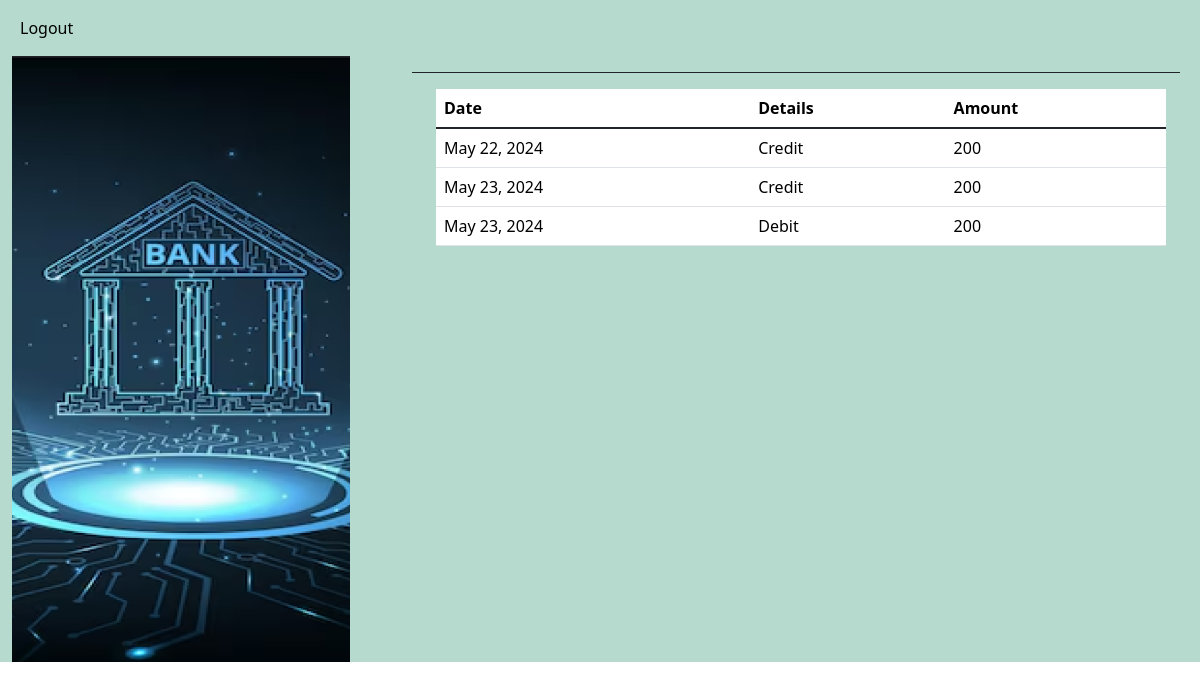
The page /all_history/3 on the database as committed earlier.
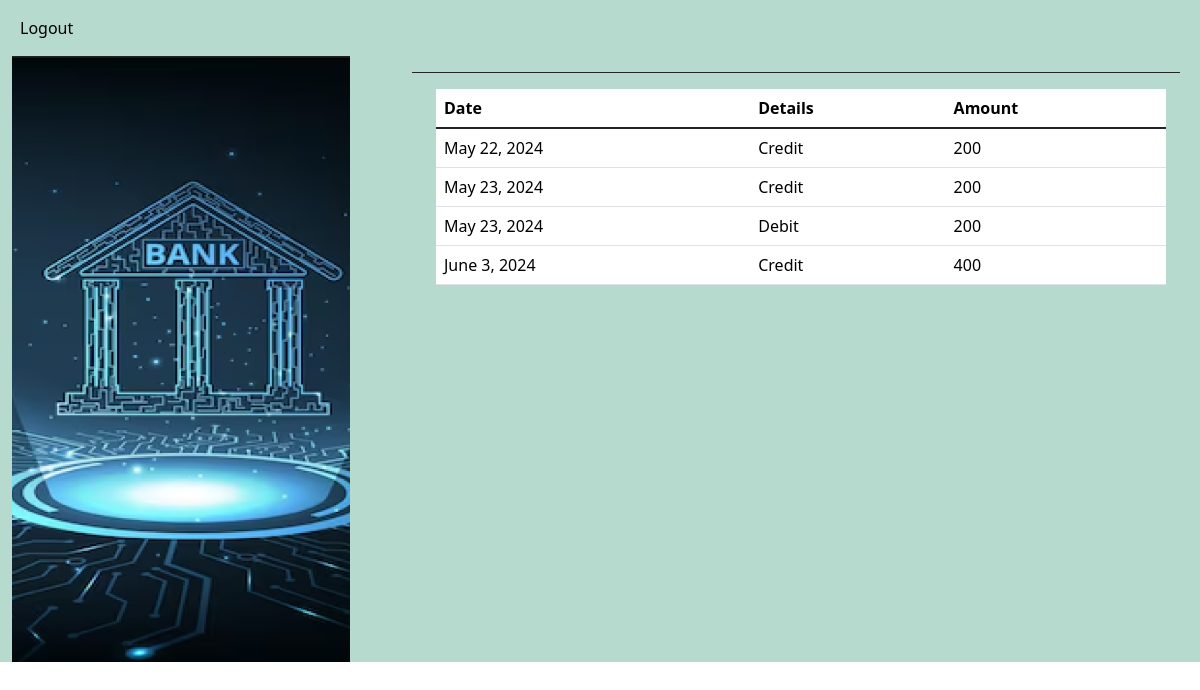
The same page on the database as committed later.
### app1/models.py (models this page shows)
class Transaction(models.Model):
    user_id = models.IntegerField()
    details = models.CharField(max_length=50)
    date = models.DateField(auto_now=True)
    user_amount = models.IntegerField()

### app1/views.py (the view)
# urls.py: path('all_history/<int:id>',views.all_history,name="all_history"),
def all_history(request,id):
    history = Transaction.objects.filter(user_id=id)
    return render(request,'bank/all_history.html',{'history':history})

### template/bank/all_history.html (shortened to what this page needs)
<html lang="en">
<head>
    {% load static %}
    <link href="https://cdn.jsdelivr.net/npm/bootstrap@5.3.3/dist/css/bootstrap.min.css" rel="stylesheet">
</head>
<body>
  <div>
    <nav class="navbar navbar-expand-lg mainav">
      <div class="container-fluid">
        <div class="collapse navbar-collapse" id="navbarNavAltMarkup">
          <div class="navbar-nav">
            <a class="nav-link active" aria-current="page" href="userlogout">Logout</a>
          </div>
        </div>
      </div>
    </nav>
  </div>
    <div class="container-fluid w-100" style="background-color: #B7DACF;">
        <div class="row">
            <div class="col-4" >
                <img class="bankimg" src="{% static 'image/half.png' %}" alt="">
            </div>
            <div class="col-8" style="width: 66%;">
                <hr style="opacity: 1;">
                <table style="width:95%;" class="table table-hover ms-4 ">
                    <thead>
                      <tr>
                        <th scope="col">Date</th>
                        <th scope="col">Details</th>
                        <th scope="col">Amount</th>
                      </tr>
                    </thead>
                    <tbody class="table-group-divider">
                      <tr>
                        {% for i in history %}
                        <td>{{ i.date }}</td>
                        <td>{{ i.details }}</td>
                        <td>{{ i.user_amount }}</td>
                      </tr>
                      {% endfor %}
                    </tbody>
                  </table>
            </div>
        </div>
    </div>
</body>
</html>

Rows that differ between the two databases and show on the page:
added Transaction: date "June 3, 2024", details "Credit", user_amount "400"
